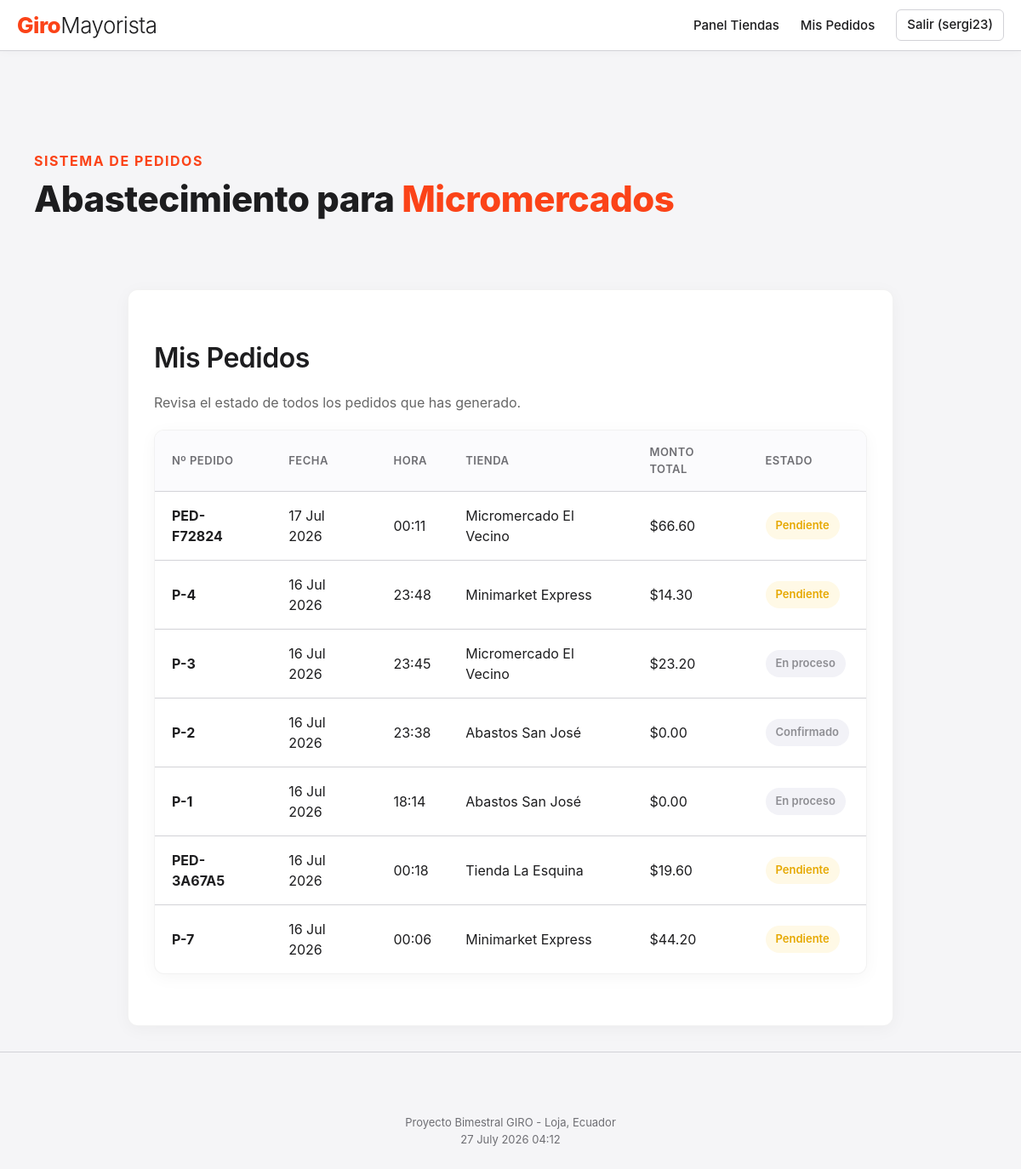
/mis-pedidos/ (signed in), run on an earlier commit of the app's database.
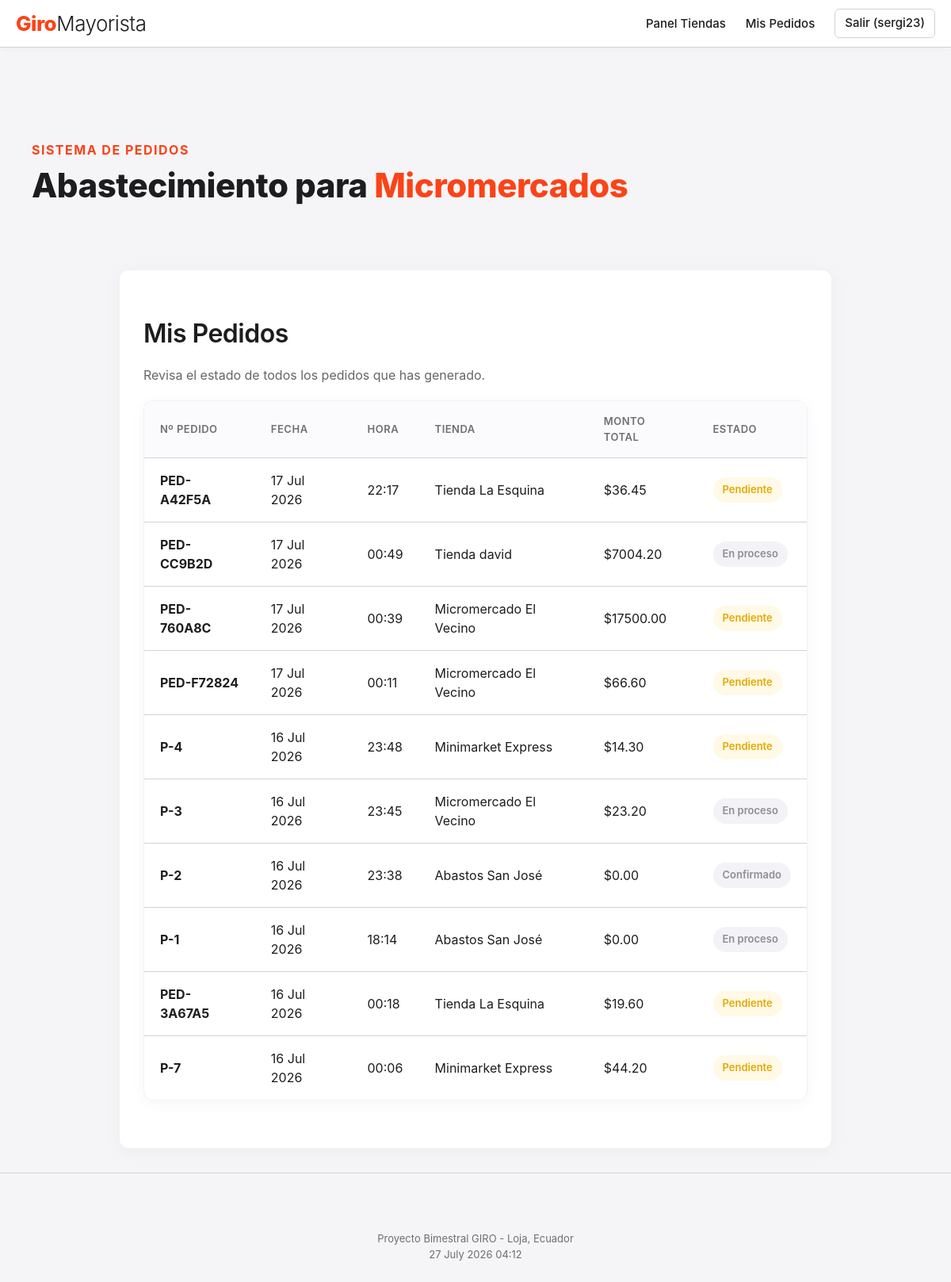
And on a later commit of the database.
### appGiro/models.py (models this page shows, shortened)
class Pedido(models.Model):
    ESTADO_CHOICES = [
        ('Pendiente', 'Pendiente'),
        ('En proceso', 'En proceso'),
        ('Enviado', 'Enviado'),
        ('En ruta', 'En ruta'),
        ('Entregado', 'Entregado'),
    ]
    numeroPedido = models.CharField(max_length=50, unique=True)
    estado = models.CharField(max_length=50, choices=ESTADO_CHOICES, default='Pendiente')
    rutaAsignada = models.CharField(max_length=100, choices=RUTAS_CHOICES, null=True, blank=True)
    estaOffline = models.BooleanField(default=False)
    fecha = models.DateField()
    hora = models.TimeField()
    totalMonto = models.FloatField()
    cliente = models.ForeignKey(Cliente, on_delete=models.CASCADE, related_name="pedidos")
    vendedor = models.ForeignKey(Vendedor, on_delete=models.CASCADE, related_name="pedidos")
    proveedor = models.ForeignKey(Proveedor, on_delete=models.CASCADE, related_name="pedidos", null=True, blank=True)

class Cliente(models.Model):
    nombreTienda = models.CharField(max_length=100)
    propietario = models.CharField(max_length=100)
    direccion = models.CharField(max_length=200)
    coordenadas = models.CharField(max_length=100)
    historialPedidos = models.TextField()
    rutaId = models.CharField(max_length=100, choices=RUTAS_CHOICES)

### appGiro/views.py (the view)
# urls.py: path('mis-pedidos/', views.mis_pedidos, name='mis_pedidos'),
@login_required(login_url='/login/')
def mis_pedidos(request):
    try:
        vendedor = request.user.vendedor
        pedidos = Pedido.objects.filter(vendedor=vendedor).order_by('-fecha', '-hora')
    except:
        pedidos = []
    return render(request, 'mis_pedidos.html', {'pedidos': pedidos})

### appGiro/templates/mis_pedidos.html (shortened to what this page needs)
{% extends 'master.html' %}
{% block content %}
<div class="card-container" style="max-width: 900px; margin: 0 auto;">
    <h2>Mis Pedidos</h2>
    <p style="color: #666; margin-bottom: 20px;">Revisa el estado de todos los pedidos que has generado.</p>
    <table class="apple-table">
        <thead>
            <tr>
                <th>Nº Pedido</th>
                <th>Fecha</th>
                <th>Hora</th>
                <th>Tienda</th>
                <th>Monto Total</th>
                <th>Estado</th>
            </tr>
        </thead>
        <tbody>
            {% for pedido in pedidos %}
            <tr>
                <td><strong>{{ pedido.numeroPedido }}</strong></td>
                <td>{{ pedido.fecha|date:"d M Y" }}</td>
                <td>{{ pedido.hora|time:"H:i" }}</td>
                <td>{{ pedido.cliente.nombreTienda }}</td>
                <td>${{ pedido.totalMonto|floatformat:2 }}</td>
                <td>
                    <span class="badge {% if pedido.estado == 'Entregado' %}badge-green{% elif pedido.estado == 'Pendiente' %}badge-yellow{% else %}badge-gray{% endif %}">
                        {{ pedido.estado }}
                    </span>
                </td>
            </tr>
            {% empty %}
            <tr>
                <td colspan="6" style="text-align: center; color: #888; padding: 20px;">
                    No has registrado ningún pedido aún.
                </td>
            </tr>
            {% endfor %}
        </tbody>
    </table>
</div>
{% endblock %}

What changed in the data, as far as the page shows it:
added Pedido: numeroPedido "PED-A42F5A", fecha "17 Jul 2026", hora "22:17", cliente.nombreTienda "Tienda La Esquina", totalMonto "36.45", estado "Pendiente"
added Pedido: numeroPedido "PED-CC9B2D", fecha "17 Jul 2026", hora "00:49", cliente.nombreTienda "Tienda david", totalMonto "7004.20", estado "En proceso"
added Pedido: numeroPedido "PED-760A8C", fecha "17 Jul 2026", hora "00:39", cliente.nombreTienda "Micromercado El Vecino", totalMonto "17500.00", estado "Pendiente"
